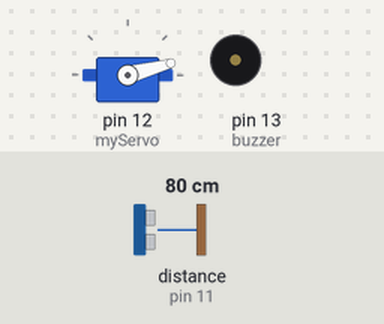
Recording of a sketch running on a simulated Arduino Uno, built with avr-gcc and run on an emulated ATmega328P. Shown: servo, buzzer (waves = sounding, pin HIGH). Wiring (inferred from the names in the program): ultrasonic range finder: trigger pin 10; echo pin 11. The test bench sets the inputs (shaded band); at power-on: distance to the obstacle (sensor on pin 11) 80 cm. The echo pulse lasts 58.3 µs per cm; pins used as bus, display or sensor lines are not drawn; what the sketch prints to the serial monitor is not drawn.

Above: at 0.01 s.
1.3 s: distance to the obstacle (sensor on pin 11) set to 2 cm
At 2.4 s:
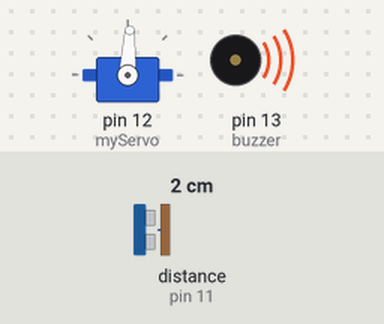
4.3 s: distance to the obstacle (sensor on pin 11) set to 27 cm
7.3 s: distance to the obstacle (sensor on pin 11) set to 35 cm
At 8.1 s:
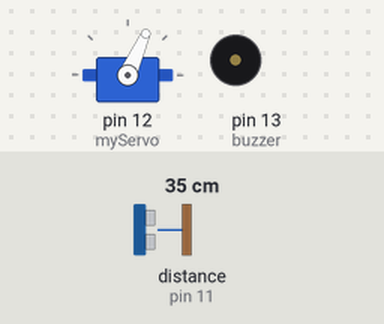
10.3 s: distance to the obstacle (sensor on pin 11) set to 4 cm
At 11.1 s:
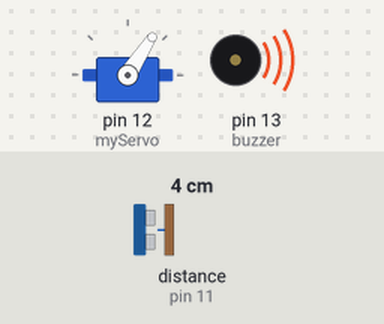
13.3 s: distance to the obstacle (sensor on pin 11) set to 120 cm
At 14.73 s:
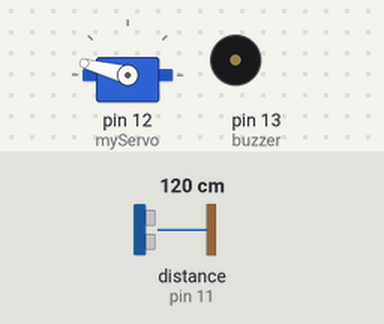
16.3 s: distance to the obstacle (sensor on pin 11) set to 60 cm
Timing chart, 0 to 20.3 s (numbered marks = the images above; inputs shaded):
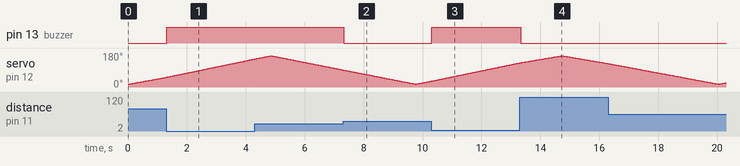

Measured:
- the behaviour switches between 31 and 32 cm on distance to the obstacle (sensor on pin 11) (found by bisection; images 1 and 2)
- after the input at 1.3 s, pin 13 (buzzer): LOW → HIGH at once
- after the input at 7.3 s, pin 13 (buzzer): HIGH → LOW at once
- after the input at 10.3 s, pin 13 (buzzer): LOW → HIGH at once
- after the input at 13.3 s, pin 13 (buzzer): HIGH → LOW at once

The sketch:

Radar_Detection_System_uno.ino
```cpp
#include <Servo.h>.
const int trigPin = 10;
const int echoPin = 11;
const int buzzer = 13;

long duration;
int distance;
int safeDistance;
Servo myServo;
void setup() {
  pinMode(trigPin, OUTPUT);
  pinMode(echoPin, INPUT);
  pinMode(buzzer,OUTPUT);
  Serial.begin(9600);
  myServo.attach(12);
}
void loop() {
  for(int i=15;i<=165;i++){
  myServo.write(i);
  delay(30);
  distance = calculateDistance();

  Serial.print(i);
  Serial.print(",");
  Serial.print(distance);
  Serial.print(".");
  }
   for(int i=165;i>15;i--){
  myServo.write(i);
  delay(30);


  distance = calculateDistance();
  Serial.print(i);
  Serial.print(",");
  Serial.print(distance);
  Serial.print(".");
  }
  }
int calculateDistance(){
  digitalWrite(trigPin, LOW);
  delayMicroseconds(2);
  digitalWrite(trigPin, HIGH);
  delayMicroseconds(10);
  digitalWrite(trigPin, LOW);
  duration = pulseIn(echoPin, HIGH);
  distance = duration*0.034/2;
  safeDistance = distance;
 if(safeDistance<=30)
 {
    digitalWrite(buzzer,HIGH);
  }
  else{
    digitalWrite(buzzer,LOW);
  }
  return distance;
}
```
